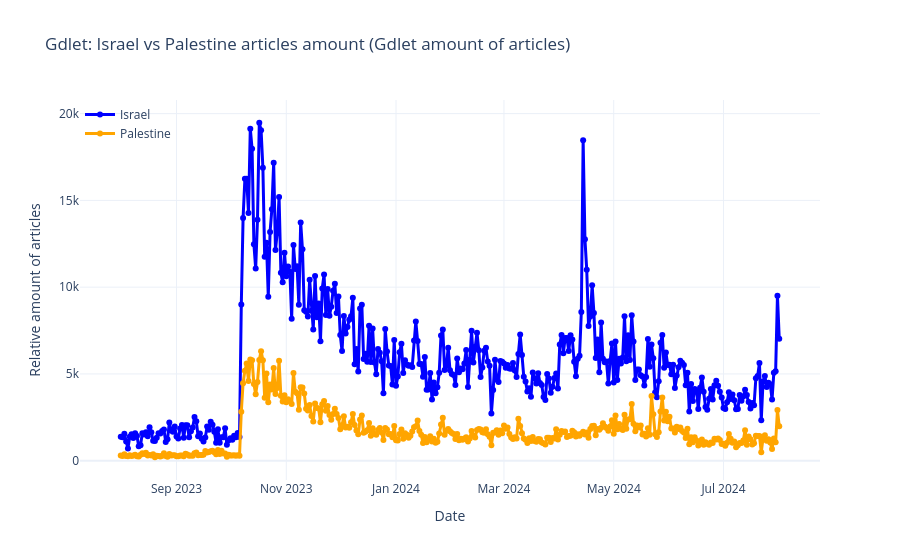

The notebook cell this image was saved under:
### Code cell
import plotly.graph_objects as go
import plotly.io as pio

def plot_gdlet_articles(gdlet):

    # Convert to Pandas if it's still Spark DF
    if not isinstance(gdlet, pd.DataFrame):
        gdlet = gdlet.toPandas()

    # Make sure 'datetime' is in datetime format
    gdlet['datetime'] = pd.to_datetime(gdlet['datetime'])

    fig = go.Figure()

    # Israel line
    fig.add_trace(go.Scatter(
        x=gdlet['datetime'],
        y=gdlet['israel_count'],
        mode='lines+markers',
        name='Israel',
        line=dict(color='blue', width=3),
        marker=dict(size=6)
    ))

    # Palestine line
    fig.add_trace(go.Scatter(
        x=gdlet['datetime'],
        y=gdlet['palestine_count'],
        mode='lines+markers',
        name='Palestine',
        line=dict(color='orange', width=3),
        marker=dict(size=6)
    ))

    fig.update_layout(
        title="Gdlet: Israel vs Palestine articles amount (Gdlet amount of articles)",
        xaxis_title="Date",
        yaxis_title="Relative amount of articles",
        template="plotly_white",
        legend=dict(x=0, y=1, bgcolor="rgba(0,0,0,0)"),
        hovermode="x unified"
    )

    pio.show(fig)

# Example usage
# plot_trends(trends_df)


# Example usage:
# Assuming your df index is date and columns are lowercase
# df = get_google_trends(...)
plot_gdlet_articles(gdlet)

### Figure 1 — Plotly figure (JSON) as saved in the notebook; plotly's stock layout.template omitted (floating-point values rounded to 4 significant figures; data arrays with more than 128 entries replaced by an {"elided": "..."} marker saying what was removed)
{"data": [{"line": {"color": "blue", "width": 3}, "marker": {"size": 6}, "mode": "lines+markers", "name": "Israel", "type": "scatter", "x": {"elided": "367 str values"}, "y": {"elided": "367 int values"}}, {"line": {"color": "orange", "width": 3}, "marker": {"size": 6}, "mode": "lines+markers", "name": "Palestine", "type": "scatter", "x": {"elided": "367 str values"}, "y": {"elided": "367 int values"}}], "layout": {"hovermode": "x unified", "legend": {"bgcolor": "rgba(0,0,0,0)", "x": 0, "y": 1}, "title": {"text": "Gdlet: Israel vs Palestine articles amount (Gdlet amount of articles)"}, "xaxis": {"title": {"text": "Date"}}, "yaxis": {"title": {"text": "Relative amount of articles"}}}}
